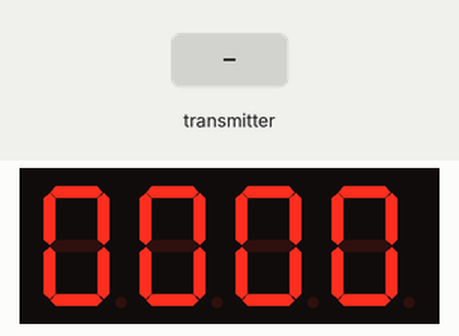
Recording of a sketch running on a simulated Arduino Uno, built with avr-gcc and run on an emulated ATmega328P. On the bench: 4-digit seven-segment display. Wiring (inferred from the names in the program): 4-digit 7-segment display, segments lit when LOW: segments A4, pin 4, pin 2, pin 1, pin 0, A5, pin 3; digit selects A3, A2, A1, A0. The test bench sets the inputs (shaded band). No radio packets arrive unless stated; the segment pins are drawn as the display they are named for.

Above: at 1.2 s.
1.3 s: the transmitter starts sending got_time = 1023
At 2.6 s:
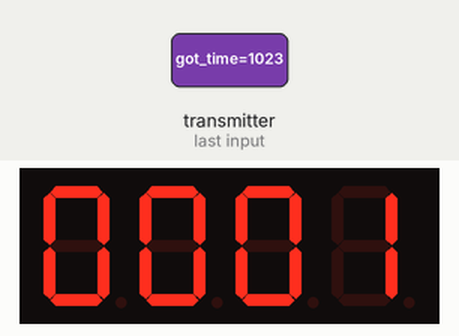
Timing chart, 0 to 4.3 s (numbered marks = the images above; inputs shaded):
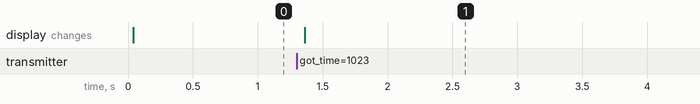

The sketch:

scanner.ino
```cpp
// (licence header left out)
/**
 * Example for Getting Started with nRF24L01+ radios.
 *
 * This is an example of how to use the RF24 class.  Write this sketch to two
 * different nodes.  Put one of the nodes into 'transmit' mode by connecting
 * with the serial monitor and sending a 'T'.  The ping node sends the current
 * time to the pong node, which responds by sending the value back.  The ping
 * node can then see how long the whole cycle took.
 */

#include <SPI.h>
#include "nRF24L01.h"
#include "RF24.h"

int time=0;

int serial_putc( char c, FILE * )
{
  Serial.write( c );

  return c;
}

void printf_begin(void)
{
  fdevopen( &serial_putc, 0 );
}


//
// Hardware configuration
//

// Set up nRF24L01 radio on SPI bus plus pins 9 & 10

RF24 radio(9,10);

//
// Topology
//

// Radio pipe addresses for the 2 nodes to communicate.
const uint64_t receiverAddress = 0x0000000000000001LL;

void setup(void)
{
 // Serial.begin(57600);
 //   analogReference(INTERNAL);

  radio.begin();

  // optionally, increase the delay between retries & # of retries
  radio.setRetries(15,15);
  radio.openWritingPipe(receiverAddress);

  //
  // Start listening
  //

  radio.startListening();

  //
  // Dump the configuration of the rf unit for debugging
  //

  radio.printDetails();

  setup4x7();
}

void loop(void)
{

  loop4x7();

  getTime();
}

void getTime()
{
    if ( radio.available() )
    {
  //    Serial.println("available data");

      // Dump the payloads until we've gotten everything
      unsigned long got_time;
      bool done = false;
      while (!done)
      {
        // Fetch the payload, and see if this was the last one.
        done = radio.read( &got_time, sizeof(unsigned long) );

        time = got_time/1000;
      }
    }
}


/**
Variables 4*7 segs*/


int digit1 = A3; //PWM Display pin 1
int digit2 = A2; //PWM Display pin 2
int digit3 = A1; //PWM Display pin 6
int digit4 = A0; //PWM Display pin 8

//Pin mapping from Arduino to the ATmega DIP28 if you need it
//http://www.arduino.cc/en/Hacking/PinMapping
int segA = A4; //Display pin 14
int segB = 4; //Display pin 16
int segC = 2; //Display pin 13
int segD = 1; //Display pin 3
int segE = 0; //Display pin 5
int segF = A5; //Display pin 11
int segG = 3; //ok


void setup4x7() {
  pinMode(segA, OUTPUT);
  pinMode(segB, OUTPUT);
  pinMode(segC, OUTPUT);
  pinMode(segD, OUTPUT);
  pinMode(segE, OUTPUT);
  pinMode(segF, OUTPUT);
  pinMode(segG, OUTPUT);

  pinMode(digit1, OUTPUT);
  pinMode(digit2, OUTPUT);
  pinMode(digit3, OUTPUT);
  pinMode(digit4, OUTPUT);
}

void loop4x7() {


  displayNumber(time);
}


void displayNumber(int toDisplay) {
#define DISPLAY_BRIGHTNESS  500

#define DIGIT_ON  HIGH
#define DIGIT_OFF  LOW

  long beginTime = millis();

  for(int digit = 4 ; digit > 0 ; digit--) {

    //Turn on a digit for a short amount of time
    switch(digit) {
    case 1:
      digitalWrite(digit1, DIGIT_ON);
      break;
    case 2:
      digitalWrite(digit2, DIGIT_ON);
      break;
    case 3:
      digitalWrite(digit3, DIGIT_ON);
      break;
    case 4:
      digitalWrite(digit4, DIGIT_ON);
      break;
    }

    //Turn on the right segments for this digit
    lightNumber(toDisplay % 10);
    toDisplay /= 10;

    delayMicroseconds(DISPLAY_BRIGHTNESS);
    //Display digit for fraction of a second (1us to 5000us, 500 is pretty good)

    //Turn off all segments
    lightNumber(10);

    //Turn off all digits
    digitalWrite(digit1, DIGIT_OFF);
    digitalWrite(digit2, DIGIT_OFF);
    digitalWrite(digit3, DIGIT_OFF);
    digitalWrite(digit4, DIGIT_OFF);
  }

  while( (millis() - beginTime) < 10) ;
  //Wait for 20ms to pass before we paint the display again
}

//Given a number, turns on those segments
//If number == 10, then turn off number
void lightNumber(int numberToDisplay) {

#define SEGMENT_ON  LOW
#define SEGMENT_OFF HIGH

  switch (numberToDisplay){

  case 0:
    digitalWrite(segA, SEGMENT_ON);
    digitalWrite(segB, SEGMENT_ON);
    digitalWrite(segC, SEGMENT_ON);
    digitalWrite(segD, SEGMENT_ON);
    digitalWrite(segE, SEGMENT_ON);
    digitalWrite(segF, SEGMENT_ON);
    digitalWrite(segG, SEGMENT_OFF);
    break;

  case 1:
    digitalWrite(segA, SEGMENT_OFF);
    digitalWrite(segB, SEGMENT_ON);
    digitalWrite(segC, SEGMENT_ON);
    digitalWrite(segD, SEGMENT_OFF);
    digitalWrite(segE, SEGMENT_OFF);
    digitalWrite(segF, SEGMENT_OFF);
    digitalWrite(segG, SEGMENT_OFF);
    break;

  case 2:
    digitalWrite(segA, SEGMENT_ON);
    digitalWrite(segB, SEGMENT_ON);
    digitalWrite(segC, SEGMENT_OFF);
    digitalWrite(segD, SEGMENT_ON);
    digitalWrite(segE, SEGMENT_ON);
    digitalWrite(segF, SEGMENT_OFF);
    digitalWrite(segG, SEGMENT_ON);
    break;

  case 3:
    digitalWrite(segA, SEGMENT_ON);
    digitalWrite(segB, SEGMENT_ON);
    digitalWrite(segC, SEGMENT_ON);
    digitalWrite(segD, SEGMENT_ON);
    digitalWrite(segE, SEGMENT_OFF);
    digitalWrite(segF, SEGMENT_OFF);
    digitalWrite(segG, SEGMENT_ON);
    break;

  case 4:
    digitalWrite(segA, SEGMENT_OFF);
    digitalWrite(segB, SEGMENT_ON);
    digitalWrite(segC, SEGMENT_ON);
    digitalWrite(segD, SEGMENT_OFF);
    digitalWrite(segE, SEGMENT_OFF);
    digitalWrite(segF, SEGMENT_ON);
    digitalWrite(segG, SEGMENT_ON);
    break;

  case 5:
    digitalWrite(segA, SEGMENT_ON);
    digitalWrite(segB, SEGMENT_OFF);
    digitalWrite(segC, SEGMENT_ON);
    digitalWrite(segD, SEGMENT_ON);
    digitalWrite(segE, SEGMENT_OFF);
    digitalWrite(segF, SEGMENT_ON);
    digitalWrite(segG, SEGMENT_ON);
    break;

  case 6:
    digitalWrite(segA, SEGMENT_ON);
    digitalWrite(segB, SEGMENT_OFF);
    digitalWrite(segC, SEGMENT_ON);
    digitalWrite(segD, SEGMENT_ON);
    digitalWrite(segE, SEGMENT_ON);
    digitalWrite(segF, SEGMENT_ON);
    digitalWrite(segG, SEGMENT_ON);
    break;

  case 7:
    digitalWrite(segA, SEGMENT_ON);
    digitalWrite(segB, SEGMENT_ON);
    digitalWrite(segC, SEGMENT_ON);
    digitalWrite(segD, SEGMENT_OFF);
    digitalWrite(segE, SEGMENT_OFF);
    digitalWrite(segF, SEGMENT_OFF);
    digitalWrite(segG, SEGMENT_OFF);
    break;

  case 8:
    digitalWrite(segA, SEGMENT_ON);
    digitalWrite(segB, SEGMENT_ON);
    digitalWrite(segC, SEGMENT_ON);
    digitalWrite(segD, SEGMENT_ON);
    digitalWrite(segE, SEGMENT_ON);
    digitalWrite(segF, SEGMENT_ON);
    digitalWrite(segG, SEGMENT_ON);
    break;

  case 9:
    digitalWrite(segA, SEGMENT_ON);
    digitalWrite(segB, SEGMENT_ON);
    digitalWrite(segC, SEGMENT_ON);
    digitalWrite(segD, SEGMENT_ON);
    digitalWrite(segE, SEGMENT_OFF);
    digitalWrite(segF, SEGMENT_ON);
    digitalWrite(segG, SEGMENT_ON);
    break;

  case 10:
    digitalWrite(segA, SEGMENT_OFF);
    digitalWrite(segB, SEGMENT_OFF);
    digitalWrite(segC, SEGMENT_OFF);
    digitalWrite(segD, SEGMENT_OFF);
    digitalWrite(segE, SEGMENT_OFF);
    digitalWrite(segF, SEGMENT_OFF);
    digitalWrite(segG, SEGMENT_OFF);
    break;
  }
  }
```

Measured:
- after the input at 1.3 s, the display: changes after 0.06 s (image 1)
